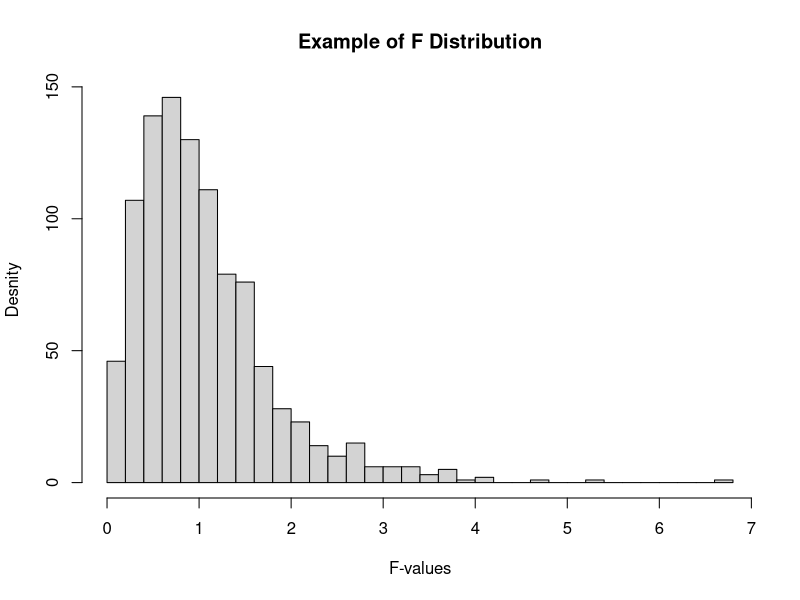

Write the R code that produced this figure.
## ---- chunk 1
  # 나중에 제대로 그려야함 귀찮...
  hist(rf(1000,df1=5,df=50),breaks=30, main="Example of F Distribution", xlab= "F-values", ylab="Desnity")
  #pf(9.59,df1=1,df2=8, lower.tail = FALSE)#특정 F값에 대응되는 확률값 산출,df1=집단간분산의 자유도, df2= 집단내 분산의 자유도도, 9.59 이상일 확률을 계산해야함
  #qf(0.05, df=1,df2=8, lower.tail = FALSE) # 특정 확률에 대응되는 F값을 산출, 5.317<9.59 
